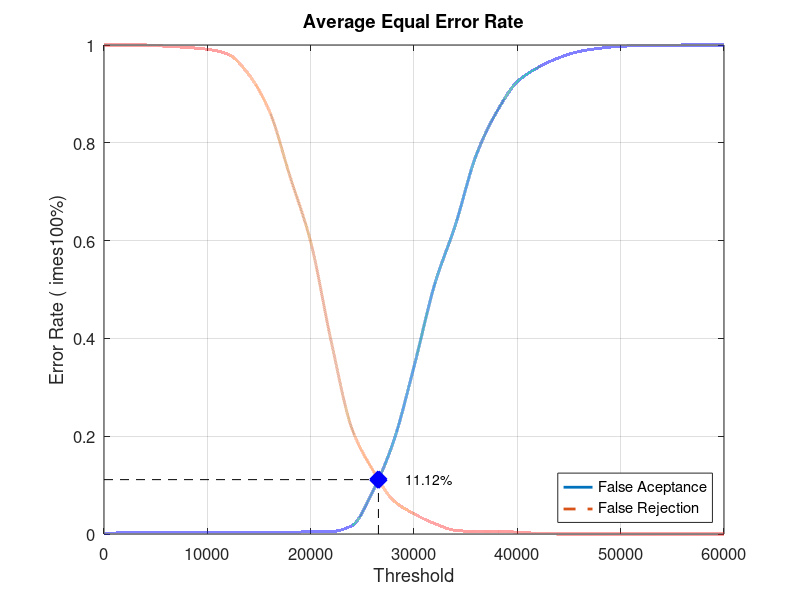
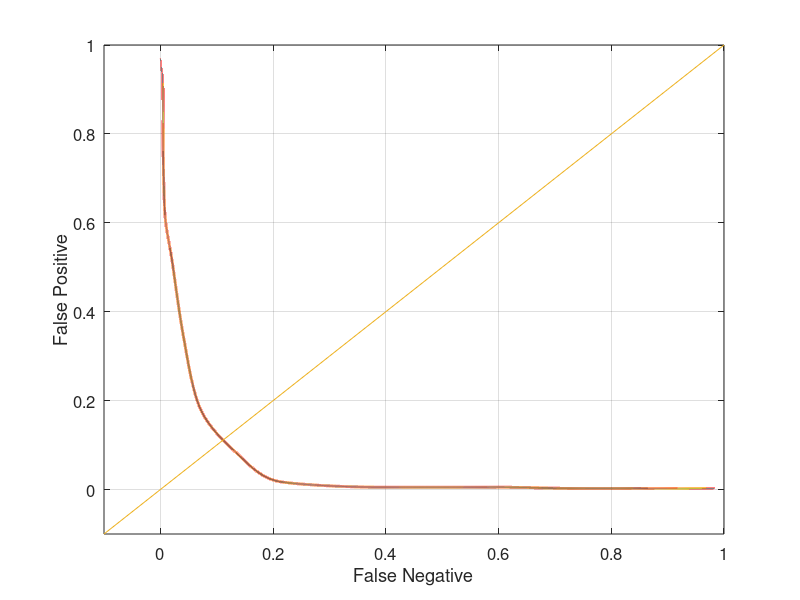

Write the MATLAB code that produced these figures, in order.
close all;
clear;
clc;
x = 0:2000:60000;
xq = 0:0.5:60000;

y0 = [0 0.00263158 0.00263158 0.00263158 0.00263158 0.00263158 0.00263158 0.00263158 0.00263158 0.00263158 0.00526316 0.00526316 0.0171053 0.0868421 0.188158 0.342105 0.510526 0.631579 0.773684 0.863158 0.925 0.953947 0.973684 0.986842 0.993421 0.997368 0.998684 0.998684 1 1 1]
yy0 = interp1(x, y0, xq, 'pchip');
y1 = [1 1 1 0.9975 0.995 0.99125 0.98125 0.94 0.865 0.73125 0.5975 0.3925 0.215 0.13125 0.06875 0.04125 0.02125 0.0075 0.005 0.005 0.00375 0.00125 0 0 0 0 0 0 0 0 0]
yy1 = interp1(x, y1, xq, 'pchip');

% Calculating EER: 
y2 = abs(y0 - y1);
find(y2 == min(y2))
yy2 = abs(yy0 - yy1);
xEER = find(yy2 == min(yy2));
xEERIndex = xq(xEER) % X-axis EER
yEER = yy0(xEER) % Y-axis EER

main = figure
plot(xq, yy0,'-','LineWidth', 2);	hold on
plot(xq, yy1,'--','LineWidth', 2);	hold on
plot([xEERIndex xEERIndex], [0 yEER], 'k--');	hold on
plot([0 xEERIndex], [yEER yEER], 'k--');	hold on
plot(xEERIndex, yEER, 'bx', 'LineWidth', 10);	hold on
text(xEERIndex + 10 * xEERIndex / 100, yEER, [num2str(round((10000 * yEER)) / 100) '%'])
legend('False Aceptance', 'False Rejection', 'Location', 'SouthEast')
xlabel('Threshold')
ylabel('Error Rate (	imes100%)')
title('Average Equal Error Rate')
set(gca, 'FontSize', 12)
axis([0 60000 0 1])
grid on

print(main, 'Experiment1AverageMain', '-dpng');
FNRxFPR = figure('Color', [1 1 1]);
plot(yy1, yy0, '-', yy1, yy0, 'LineWidth', 2);
hold on
y = -0.1:0.1:1
plot(y, y); 
set(gca, 'FontSize', 12)
xlabel('False Negative')
ylabel('False Positive')
axis([-0.1 1 -0.1 1])
set(gca, 'FontSize', 12)
grid on

print(FNRxFPR, 'Experiment1AverageFNRxFPR','-dpng');
